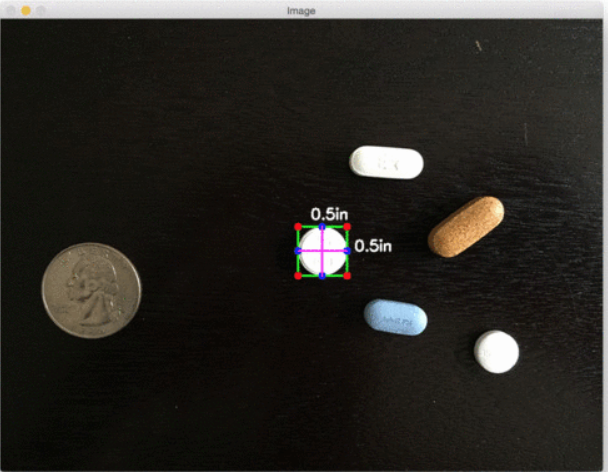
#> input picture 练习/example.png, 608 x 472 px, given in place of example.jpg, which was not available
$ python '图像增强算法总结.py'   (older library calls are emulated)
#> lines starting #> are read from the running program, lines starting #| are printed output that depends on the picture; after the words box and inside, x2 and y2 are one past the last pixel; in counts of white or black regions, pixels touching at a corner belong together; pictures that were not available may be replaced by others from this repository, and a replacement may not be noted
#> further down, image is the input picture: shape (472, 608, 3); mean B, G, R 35.5, 40.1, 42.5
# -*- coding: UTF-8 -*-
"""
@Project : pythonProject
@File    : 图像增强算法总结.py
@IDE     : PyCharm
@Author  : FengHuohuo
@Date    : 2022/7/2 10:57
@Function：
"""
# 图像增强算法，图像锐化算法
# 1）基于直方图均衡化 2）基于拉普拉斯算子 3）基于对数变换 4）基于伽马变换 5)CLAHE 6)retinex-SSR 7)retinex-MSR
# 其中，基于拉普拉斯算子的图像增强为利用空域卷积运算实现滤波
# 基于同一图像对比增强效果
# 直方图均衡化:对比度较低的图像适合使用直方图均衡化方法来增强图像细节
# 拉普拉斯算子可以增强局部的图像对比度
# log对数变换对于整体对比度偏低并且灰度值偏低的图像增强效果较好
# 伽马变换对于图像对比度偏低，并且整体亮度值偏高（对于相机过曝）情况下的图像增强效果明显

import cv2
import numpy as np
import matplotlib.pyplot as plt


# 直方图均衡增强
def hist(image):
    r, g, b = cv2.split(image)
    r1 = cv2.equalizeHist(r)
    g1 = cv2.equalizeHist(g)
    b1 = cv2.equalizeHist(b)
    image_equal_clo = cv2.merge([r1, g1, b1])
    return image_equal_clo


# 拉普拉斯算子
def laplacian(image):
    kernel = np.array([[0, -1, 0], [-1, 5, -1], [0, -1, 0]])
    image_lap = cv2.filter2D(image, cv2.CV_8UC3, kernel)
    return image_lap


# 对数变换
def log(image):
    image_log = np.uint8(np.log(np.array(image) + 1))
    cv2.normalize(image_log, image_log, 0, 255, cv2.NORM_MINMAX)
    # 转换成8bit图像显示
    cv2.convertScaleAbs(image_log, image_log)
    return image_log


# 伽马变换
def gamma(image):
    fgamma = 2
    image_gamma = np.uint8(np.power((np.array(image) / 255.0), fgamma) * 255.0)
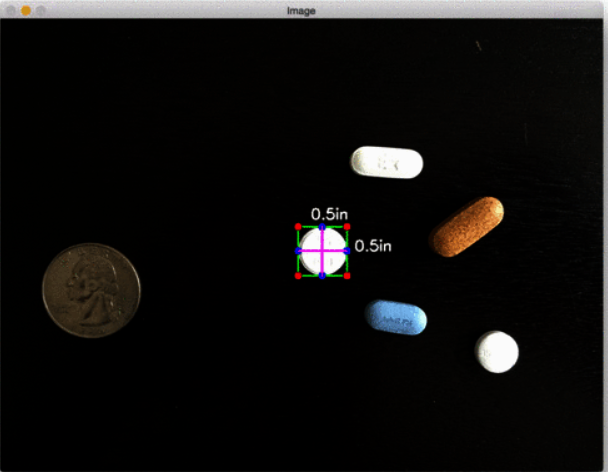
#> image_gamma: shape (472, 608, 3); mean B, G, R 16.3, 17.4, 18.5
    cv2.normalize(image_gamma, image_gamma, 0, 255, cv2.NORM_MINMAX)
#> image_gamma: shape (472, 608, 3); 11.1% of pixels changed, all inside (x1, y1, x2, y2) = (0, 0, 608, 472)
    cv2.convertScaleAbs(image_gamma, image_gamma)
    return image_gamma


# 限制对比度自适应直方图均衡化CLAHE
def clahe(image):
    b, g, r = cv2.split(image)
    clahe = cv2.createCLAHE(clipLimit=2.0, tileGridSize=(8, 8))
    b = clahe.apply(b)
    g = clahe.apply(g)
    r = clahe.apply(r)
    image_clahe = cv2.merge([b, g, r])
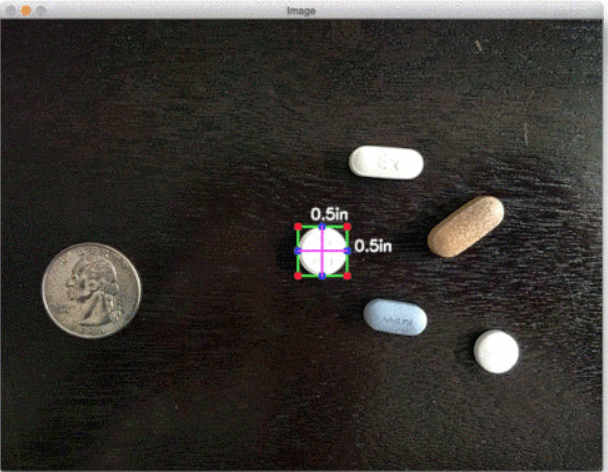
#> image_clahe: shape (472, 608, 3); mean B, G, R 48.8, 52.8, 56.1
    return image_clahe


def replaceZeroes(data):
    min_nonzero = min(data[np.nonzero(data)])
    data[data == 0] = min_nonzero
    return data


# retinex SSR
def SSR(src_img, size):
#> called with size = 3
    L_blur = cv2.GaussianBlur(src_img, (size, size), 0)
    img = replaceZeroes(src_img)
#> in replaceZeroes, `min_nonzero = min(data[np.nonzero(data)])`: min_nonzero = 3
    L_blur = replaceZeroes(L_blur)

    dst_Img = cv2.log(img/255.0)
    dst_Lblur = cv2.log(L_blur/255.0)
    dst_IxL = cv2.multiply(dst_Img, dst_Lblur)
    log_R = cv2.subtract(dst_Img, dst_IxL)

    dst_R = cv2.normalize(log_R,None, 0, 255, cv2.NORM_MINMAX)
    log_uint8 = cv2.convertScaleAbs(dst_R)
    return log_uint8


def SSR_image(image):
    size = 3
    b_gray, g_gray, r_gray = cv2.split(image)
    b_gray = SSR(b_gray, size)
    g_gray = SSR(g_gray, size)
    r_gray = SSR(r_gray, size)
#> call 3 of SSR, with size = 3
#> in SSR (call 3), `dst_IxL = cv2.multiply(dst_Img, dst_Lblur)`:
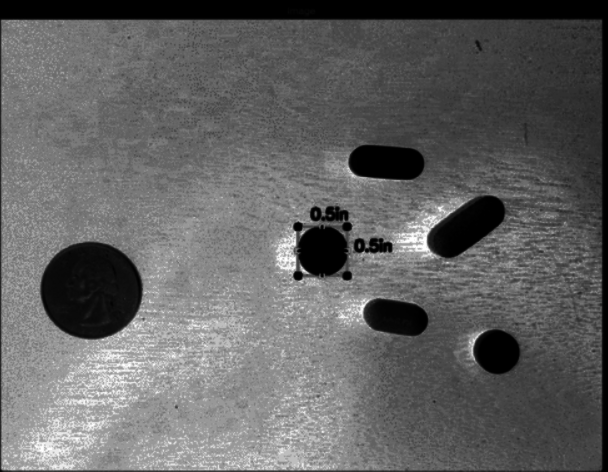
#> dst_IxL: shape (472, 608) float64; min 6.2e-05, max 14.06, mean 5.47; drawn with min black and max white
    result = cv2.merge([b_gray, g_gray, r_gray])
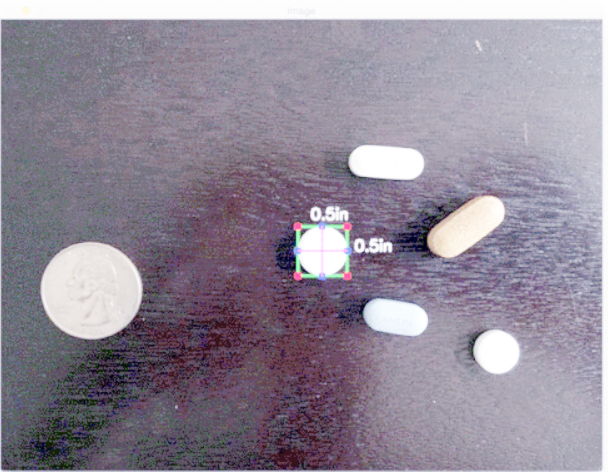
#> result: shape (472, 608, 3); mean B, G, R 151.2, 136.8, 145.1
    return result


# retinex MMR
def MSR(img, scales):
    weight = 1 / 3.0
    scales_size = len(scales)
    h, w = img.shape[:2]
#> h = 472; w = 608
    log_R = np.zeros((h, w), dtype=np.float32)

    for i in range(scales_size):
        img = replaceZeroes(img)
        L_blur = cv2.GaussianBlur(img, (scales[i], scales[i]), 0)
        L_blur = replaceZeroes(L_blur)
        dst_Img = cv2.log(img/255.0)
        dst_Lblur = cv2.log(L_blur/255.0)
        dst_Ixl = cv2.multiply(dst_Img, dst_Lblur)
        log_R += weight * cv2.subtract(dst_Img, dst_Ixl)
#> this loop made 3 passes
#> pass 1, in MSR, `dst_Lblur = cv2.log(L_blur/255.0)`:
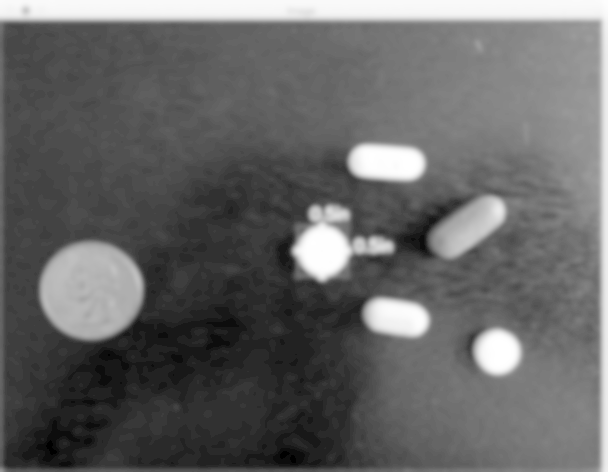
#> dst_Lblur: shape (472, 608) float64; min -4.15, max -0.00787, mean -2.51; drawn with min black and max white
#> after the loop:
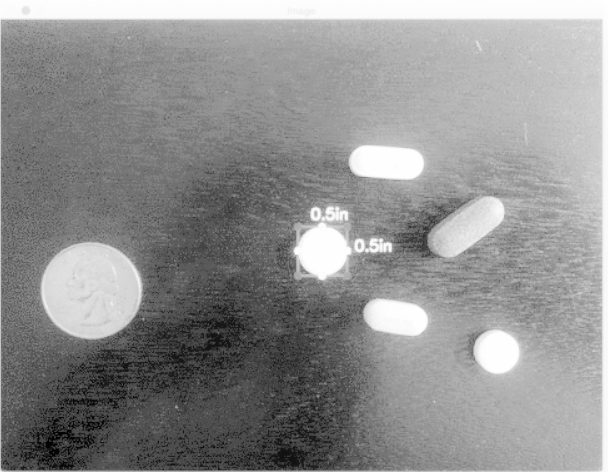
#> log_R: shape (472, 608) float32; min -21.1, max -0.0127, mean -9.17; drawn with min black and max white

    dst_R = cv2.normalize(log_R,None, 0, 255, cv2.NORM_MINMAX)
    log_uint8 = cv2.convertScaleAbs(dst_R)
    return log_uint8


def MSR_image(image):
    scales = [15, 101, 301]  # [3,5,9]
    b_gray, g_gray, r_gray = cv2.split(image)
    b_gray = MSR(b_gray, scales)
    g_gray = MSR(g_gray, scales)
#> the loop in MSR (call 2), `for i in range(scales_size):` made 3 passes
#> pass 1, in MSR (call 2), `L_blur = cv2.GaussianBlur(img, (scales[i], scales[i]), 0)`:
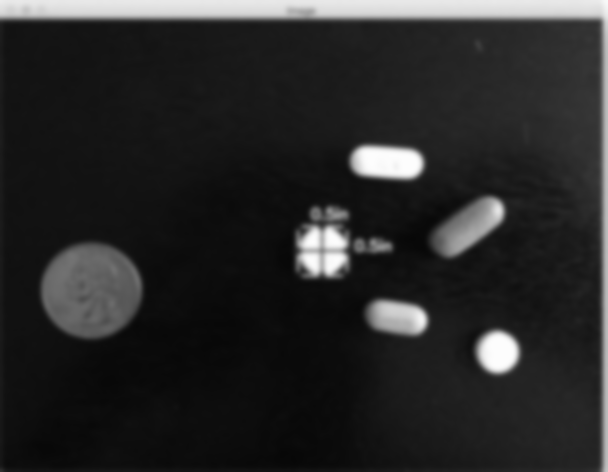
#> L_blur: shape (472, 608); min 7, max 253, mean 40
    r_gray = MSR(r_gray, scales)
    result = cv2.merge([b_gray, g_gray, r_gray])
    return result


if __name__ == "__main__":
    image = cv2.imread("example.jpg")
    image_gray = cv2.cvtColor(image, cv2.COLOR_BGR2GRAY)

    plt.subplot(4, 2, 1)
    plt.imshow(image)
    plt.axis('off')
    plt.title('Offical')

    # 直方图均衡增强
    image_equal_clo = hist(image)

    plt.subplot(4, 2, 2)
    plt.imshow(image_equal_clo)
    plt.axis('off')
    plt.title('equal_enhance')

    # 拉普拉斯算法增强
    image_lap = laplacian(image)

    plt.subplot(4, 2, 3)
    plt.imshow(image_lap)
    plt.axis('off')
    plt.title('laplacian_enhance')

    # LoG对象算法增强
    image_log = log(image)

    plt.subplot(4, 2, 4)
    plt.imshow(image_log)
    plt.axis('off')
    plt.title('log_enhance')

    # 伽马变换
    image_gamma = gamma(image)

    plt.subplot(4, 2, 5)
    plt.imshow(image_gamma)
    plt.axis('off')
    plt.title('gamma_enhance')

    # CLAHE
    image_clahe = clahe(image)

    plt.subplot(4, 2, 6)
    plt.imshow(image_clahe)
    plt.axis('off')
    plt.title('CLAHE')

    # retinex_ssr
    image_ssr = SSR_image(image)

    plt.subplot(4, 2, 7)
    plt.imshow(image_ssr)
    plt.axis('off')
    plt.title('SSR')

    # retinex_msr
    image_msr = MSR_image(image)

    plt.subplot(4, 2, 8)
    plt.imshow(image_msr)
    plt.axis('off')
    plt.title('MSR')

    plt.show()
